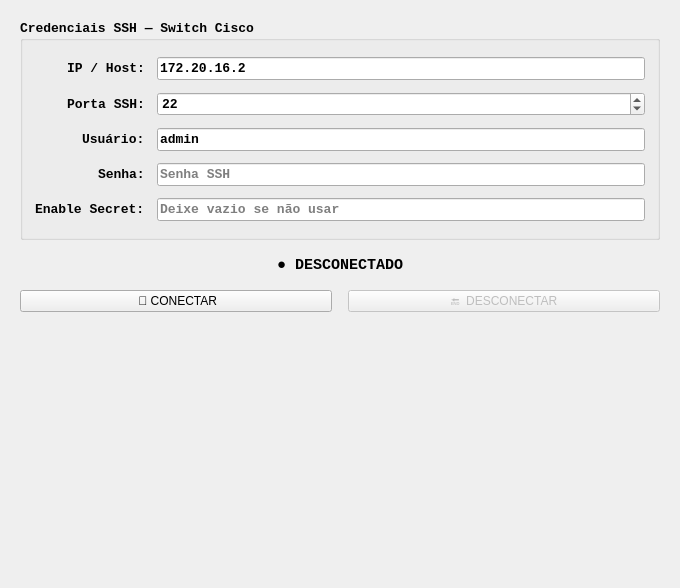
<?xml version="1.0" encoding="UTF-8"?>
<ui version="4.0">
 <class>ConexaoPage</class>
 <widget class="QWidget" name="ConexaoPage">
  <property name="geometry">
   <rect>
    <x>0</x>
    <y>0</y>
    <width>680</width>
    <height>588</height>
   </rect>
  </property>
  <property name="windowTitle">
   <string>Conexão SSH</string>
  </property>
  <layout class="QVBoxLayout" name="layoutRaiz">
   <property name="spacing">
    <number>16</number>
   </property>
   <property name="leftMargin">
    <number>20</number>
   </property>
   <property name="topMargin">
    <number>20</number>
   </property>
   <property name="rightMargin">
    <number>20</number>
   </property>
   <property name="bottomMargin">
    <number>20</number>
   </property>
   <item>
    <widget class="QGroupBox" name="grpCredenciais">
     <property name="font">
      <font>
       <family>Consolas</family>
       <pointsize>10</pointsize>
       <bold>true</bold>
      </font>
     </property>
     <property name="title">
      <string>Credenciais SSH — Switch Cisco</string>
     </property>
     <layout class="QFormLayout" name="formCredenciais">
      <property name="labelAlignment">
       <set>Qt::AlignmentFlag::AlignRight|Qt::AlignmentFlag::AlignTrailing|Qt::AlignmentFlag::AlignVCenter</set>
      </property>
      <property name="horizontalSpacing">
       <number>12</number>
      </property>
      <property name="verticalSpacing">
       <number>12</number>
      </property>
      <property name="leftMargin">
       <number>12</number>
      </property>
      <property name="topMargin">
       <number>16</number>
      </property>
      <property name="rightMargin">
       <number>12</number>
      </property>
      <property name="bottomMargin">
       <number>16</number>
      </property>
      <item row="0" column="0">
       <widget class="QLabel" name="lblHost">
        <property name="text">
         <string>IP / Host:</string>
        </property>
       </widget>
      </item>
      <item row="0" column="1">
       <widget class="QLineEdit" name="lineHost">
        <property name="text">
         <string>172.20.16.2</string>
        </property>
        <property name="placeholderText">
         <string>IP ou hostname do switch</string>
        </property>
       </widget>
      </item>
      <item row="1" column="0">
       <widget class="QLabel" name="lblPorta">
        <property name="text">
         <string>Porta SSH:</string>
        </property>
       </widget>
      </item>
      <item row="1" column="1">
       <widget class="QSpinBox" name="spinPorta">
        <property name="minimum">
         <number>1</number>
        </property>
        <property name="maximum">
         <number>65535</number>
        </property>
        <property name="value">
         <number>22</number>
        </property>
       </widget>
      </item>
      <item row="2" column="0">
       <widget class="QLabel" name="lblUsuario">
        <property name="text">
         <string>Usuário:</string>
        </property>
       </widget>
      </item>
      <item row="2" column="1">
       <widget class="QLineEdit" name="lineUsuario">
        <property name="text">
         <string>admin</string>
        </property>
       </widget>
      </item>
      <item row="3" column="0">
       <widget class="QLabel" name="lblSenha">
        <property name="text">
         <string>Senha:</string>
        </property>
       </widget>
      </item>
      <item row="3" column="1">
       <widget class="QLineEdit" name="lineSenha">
        <property name="echoMode">
         <enum>QLineEdit::EchoMode::Password</enum>
        </property>
        <property name="placeholderText">
         <string>Senha SSH</string>
        </property>
       </widget>
      </item>
      <item row="4" column="0">
       <widget class="QLabel" name="lblSecret">
        <property name="text">
         <string>Enable Secret:</string>
        </property>
       </widget>
      </item>
      <item row="4" column="1">
       <widget class="QLineEdit" name="lineSecret">
        <property name="echoMode">
         <enum>QLineEdit::EchoMode::Password</enum>
        </property>
        <property name="placeholderText">
         <string>Deixe vazio se não usar</string>
        </property>
       </widget>
      </item>
     </layout>
    </widget>
   </item>
   <item>
    <widget class="QLabel" name="lblStatus">
     <property name="font">
      <font>
       <family>Consolas</family>
       <pointsize>11</pointsize>
       <bold>true</bold>
      </font>
     </property>
     <property name="text">
      <string>● DESCONECTADO</string>
     </property>
     <property name="alignment">
      <set>Qt::AlignmentFlag::AlignCenter</set>
     </property>
    </widget>
   </item>
   <item>
    <layout class="QHBoxLayout" name="layoutBotoes">
     <item>
      <widget class="QPushButton" name="btnConectar">
       <property name="text">
        <string> 🔗 CONECTAR</string>
       </property>
      </widget>
     </item>
     <item>
      <widget class="QPushButton" name="btnDesconectar">
       <property name="enabled">
        <bool>false</bool>
       </property>
       <property name="text">
        <string>🔚  DESCONECTAR</string>
       </property>
      </widget>
     </item>
    </layout>
   </item>
   <item>
    <spacer name="Espaco">
     <property name="orientation">
      <enum>Qt::Orientation::Vertical</enum>
     </property>
     <property name="sizeHint" stdset="0">
      <size>
       <width>20</width>
       <height>40</height>
      </size>
     </property>
    </spacer>
   </item>
  </layout>
 </widget>
 <resources/>
 <connections/>
 <slots>
  <slot>on_btnConectar_clicked()</slot>
  <slot>on_btnDesconectar_clicked()</slot>
 </slots>
</ui>
